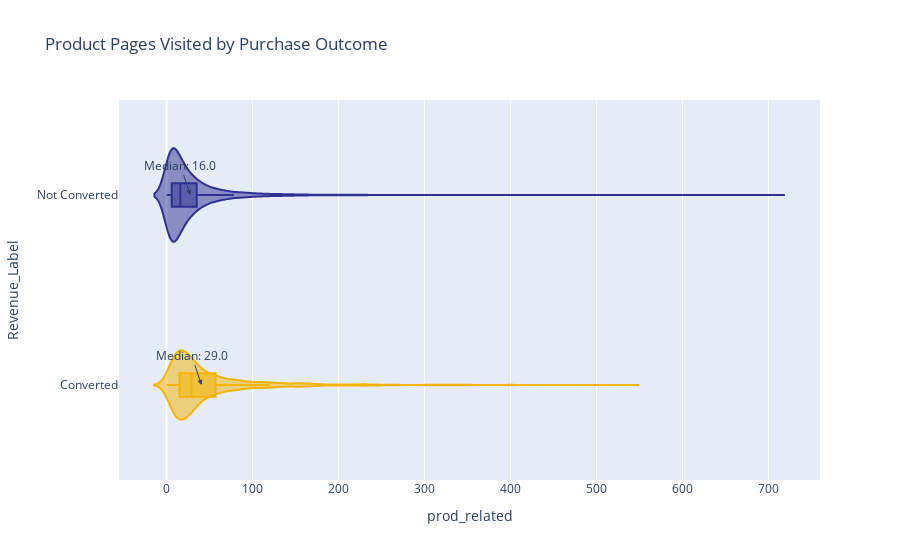

The code cell stored with this chart in its notebook:
### Markdown cell above
### 5. Product page vs Revenue

### Code cell
# Create plot
fig = px.violin(
    df,
    y="Revenue_Label",
    x="prod_related",
    color="Revenue_Label",
    box=True,
    points=False,
    color_discrete_map={
        "Not Converted": "#2E3192",
        "Converted": "#F4B400"
    },
    title="Product Pages Visited by Purchase Outcome"
)

# Calculate medians
medians = df.groupby("Revenue_Label")["prod_related"].median()

# Add median annotations
for group in medians.index:
    fig.add_annotation(
        y=group,
        x=medians[group],
        text=f"Median: {medians[group]:.1f}",
        showarrow=True,
        arrowhead=2,
        xshift=10
    )

fig.update_layout(showlegend=False)

fig.show()

### Figure 1 — Plotly figure (JSON) as saved in the notebook; plotly's stock layout.template omitted (floating-point values rounded to 4 significant figures; data arrays with more than 128 entries replaced by an {"elided": "..."} marker saying what was removed)
{"data": [{"alignmentgroup": "True", "box": {"visible": true}, "hovertemplate": "Revenue_Label=%{y}<br>prod_related=%{x}<extra></extra>", "legendgroup": "Not Converted", "marker": {"color": "#2E3192"}, "name": "Not Converted", "offsetgroup": "Not Converted", "orientation": "h", "points": false, "scalegroup": "True", "showlegend": true, "type": "violin", "x": {"elided": "10422 int values"}, "x0": " ", "xaxis": "x", "y": {"elided": "10422 str values"}, "y0": " ", "yaxis": "y"}, {"alignmentgroup": "True", "box": {"visible": true}, "hovertemplate": "Revenue_Label=%{y}<br>prod_related=%{x}<extra></extra>", "legendgroup": "Converted", "marker": {"color": "#F4B400"}, "name": "Converted", "offsetgroup": "Converted", "orientation": "h", "points": false, "scalegroup": "True", "showlegend": true, "type": "violin", "x": {"elided": "1908 int values"}, "x0": " ", "xaxis": "x", "y": {"elided": "1908 str values"}, "y0": " ", "yaxis": "y"}], "layout": {"annotations": [{"arrowhead": 2, "showarrow": true, "text": "Median: 29.0", "x": 29, "xshift": 10, "y": "Converted"}, {"arrowhead": 2, "showarrow": true, "text": "Median: 16.0", "x": 16, "xshift": 10, "y": "Not Converted"}], "legend": {"title": {"text": "Revenue_Label"}, "tracegroupgap": 0}, "showlegend": false, "title": {"text": "Product Pages Visited by Purchase Outcome"}, "violinmode": "overlay", "xaxis": {"anchor": "y", "domain": [0, 1], "title": {"text": "prod_related"}}, "yaxis": {"anchor": "x", "categoryarray": ["Converted", "Not Converted"], "categoryorder": "array", "domain": [0, 1], "title": {"text": "Revenue_Label"}}}}
